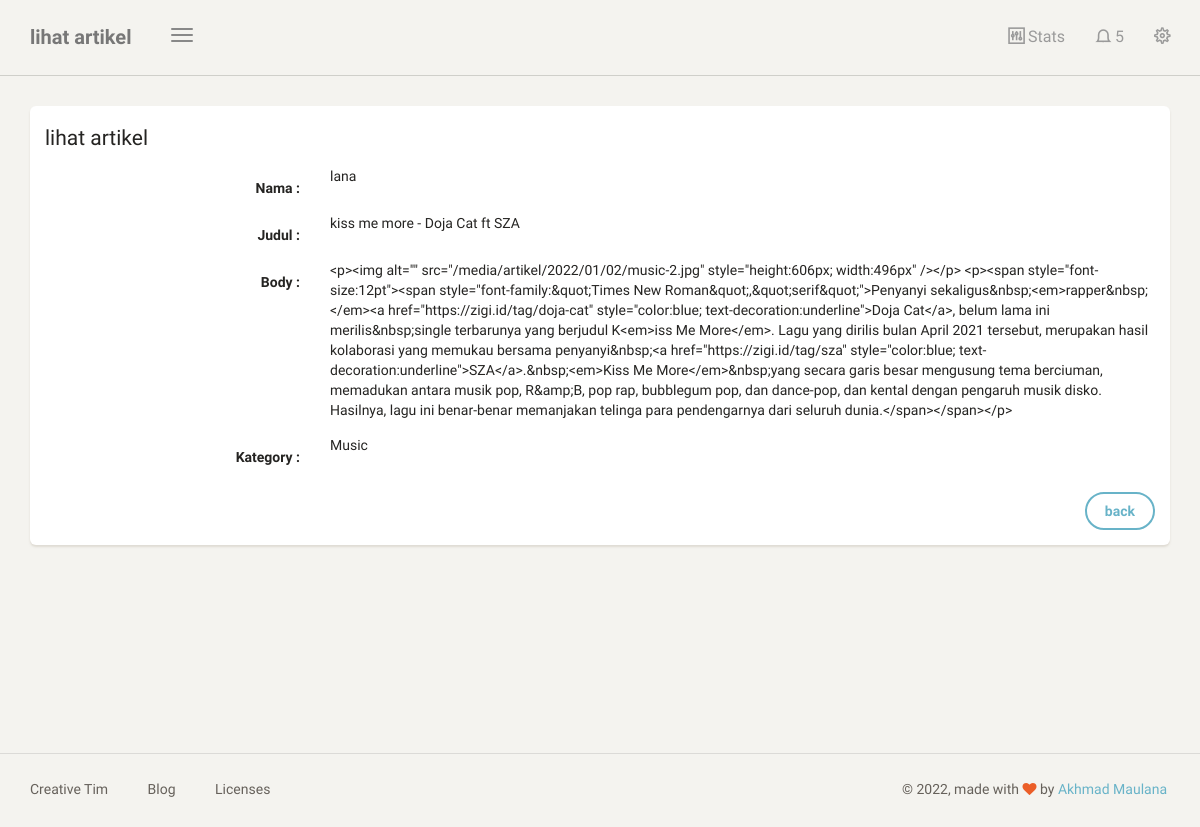
Page /dashboard/artikel/lihat/11 (signed in) on the committed database.
### blog/models.py (models this page shows, shortened)
class Artikel(models.Model):
    nama = models.ForeignKey(User, on_delete=models.CASCADE, blank=True, null=True)
    judul = models.CharField(max_length=100)
    body = RichTextUploadingField(blank=True, null=True,
                                        config_name='special',
                                        external_plugin_resources=[(
                                            'youtube',
                                            '/static/ckeditor_plugins/youtube/youtube/',
                                            'plugin.js',
                                        )],
    )
    kategory = models.ForeignKey(Kategori, on_delete=models.CASCADE)
    date = models.DateTimeField(auto_now_add=True)
    class Meta:
        ordering =['-date']
        verbose_name_plural = "Artikel"

class Kategori(models.Model):
    nama = models.CharField(max_length=20)
    def __str__(self):
        return self.nama
    class Meta:
        verbose_name_plural = "Kategori"

### blog/views.py (the view)
# urls.py: path('artikel/lihat/<str:id>',lihat_artikel, name='lihat_artikel'),
@login_required
def lihat_artikel(request, id):
    template_name = "back/lihat_artikel.html"
    artikel = Artikel.objects.get(id=id)
    print(artikel)
    context = {
        'title' : 'lihat artikel',
        'artikel' : artikel,
    }
    return render(request, template_name, context)

### templates/back/lihat_artikel.html (shortened to what this page needs)
{% extends 'back/base.html' %}
{% block content %}
<div class="content">
    <div class="container-fluid">
        <div class="row">
            <div class="col-md-12">
                <div class="card">
                    <form class="form-horizontal" method="POST">
                        <div class="card-header">
                            <h4 class="card-title">
                                {{title}}
                            </h4>
                        </div>
                        <div class="card-content">
                            <div class="form-group">
                                <label class="col-md-3 control-label">Nama : </label>
                                <div class="col-md-9">
                                    {{artikel.nama}}
                                </div>
                            </div>
                            <div class="form-group">
                                <label class="col-md-3 control-label">Judul : </label>
                                <div class="col-md-9">
                                    {{artikel.judul}}
                                </div>
                            </div>
                            <div class="form-group">
                                <label class="col-md-3 control-label">Body : </label>
                                <div class="col-md-9">
                                    {{artikel.body}}
                                </div>
                            </div>
                            <div class="form-group">
                                <label class="col-md-3 control-label">Kategory : </label>
                                <div class="col-md-9">
                                 {{artikel.kategory}}
                                </div>
                            </div>
                        </div>
                        <div class="card-footer text-right">
                            <div class="form-group">
                                <label class="col-md-3"></label>
                                <div class="col-md-9">
                                    <a class="btn btn-info" href="{%url 'tabel_artikel' %}">back</a>
                                </div>
                            </div>
                        </div>
                    </form>
                </div>
            </div>
        </div>
    </div>
</div>
{% endblock content %}

### rows in the picture
Artikel: nama "lana", judul "kiss me more - Doja Cat ft SZA", body "<p><img alt=\"\" src=\"/media/artikel/2022/01/02/music-2.jpg\" style=\"height:606px; width:496px\" /></p> <p><span style=\"font-size:12pt\"><span style=\"font-family:&quot;Times New Roman&quot;,&quot;serif&quot;\">Penyanyi sekaligus&nbsp;<em>rapper&nbsp;</em><a href=\"https://zigi.id/tag/doja-cat\" style=\"color:blue; text-decoration:underline\">Doja Cat</a>, belum lama ini merilis&nbsp;single terbarunya yang berjudul K<em>iss Me More</em>. Lagu yang dirilis bulan April 2021 tersebut, merupakan hasil kolaborasi yang memukau bersama penyanyi&nbsp;<a href=\"https://zigi.id/tag/sza\" style=\"color:blue; text-decoration:underline\">SZA</a>.&nbsp;<em>Kiss Me More</em>&nbsp;yang secara garis besar mengusung tema…", kategory "Music"

### other values in the picture
{{ title }} "lihat artikel"
